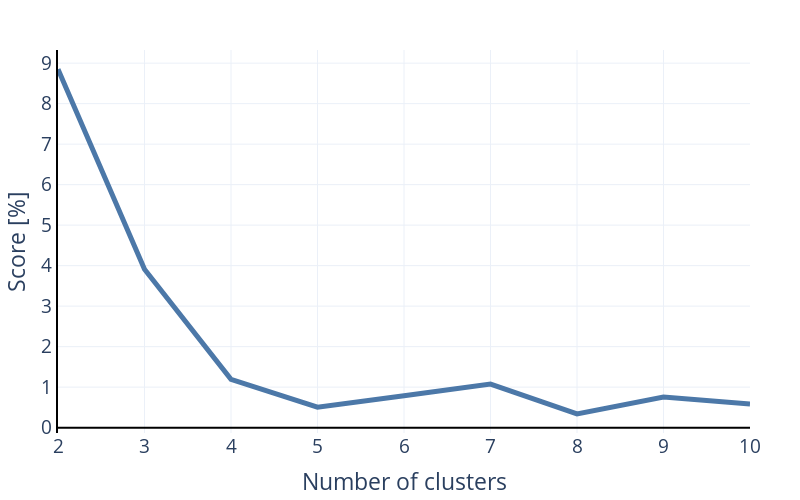

Here is the notebook cell this chart was saved with:
### Code cell
_fig = px.line(scores)
_fig.update_traces(line_width=5)
_fig.update_layout(
    layout,
    height=500,
    width=800,
    yaxis_title="Score [%]",
    xaxis_title="Number of clusters",
    yaxis_showline=True, yaxis_linewidth=2, yaxis_linecolor='black',
    xaxis_showline=False, xaxis_linewidth=2, xaxis_linecolor='black',
    #yaxis_range=[0, 14],
    showlegend=False
)
_fig.show()

### Figure 1 — Plotly figure (JSON) as saved in the notebook; plotly's stock layout.template omitted (floating-point values rounded to 4 significant figures)
{"data": [{"hovertemplate": "variable=0<br>index=%{x}<br>value=%{y}<extra></extra>", "legendgroup": "0", "line": {"color": "#4C78A8", "dash": "solid", "width": 5}, "marker": {"symbol": "circle"}, "mode": "lines", "name": "0", "orientation": "v", "showlegend": true, "type": "scatter", "x": [2, 3, 4, 5, 6, 7, 8, 9, 10], "xaxis": "x", "y": [8.852, 3.913, 1.193, 0.5042, 0.7863, 1.076, 0.3409, 0.7543, 0.5854], "yaxis": "y"}], "layout": {"font": {"size": 19}, "height": 500, "legend": {"title": {"text": "variable"}, "tracegroupgap": 0}, "margin": {"b": 10, "l": 20, "r": 50, "t": 50}, "showlegend": false, "width": 800, "xaxis": {"anchor": "y", "autorange": true, "domain": [0, 1], "linecolor": "black", "linewidth": 2, "range": [2, 10], "showline": false, "title": {"text": "Number of clusters"}, "type": "linear", "zerolinecolor": "black", "zerolinewidth": 2}, "yaxis": {"anchor": "x", "autorange": true, "domain": [0, 1], "linecolor": "black", "linewidth": 2, "range": [-0.1319, 9.324], "showline": true, "title": {"text": "Score [%]"}, "type": "linear", "zerolinecolor": "black", "zerolinewidth": 2}}}
